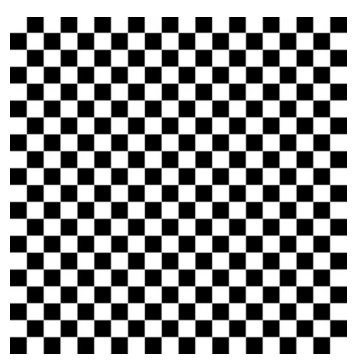
#> input picture Harris Corner Detector/Board.png, 356 x 364 px; the run also reads 1 picture not shown here
$ jupyter execute 'Harris Corner Detector.ipynb'   (older library calls are emulated)
#> lines starting #> are read from the running program, lines starting #| are printed output that depends on the picture; after the words box and inside, x2 and y2 are one past the last pixel; in counts of white or black regions, pixels touching at a corner belong together
## Background

Corners are features which are distinctive and reasonably invariant to viewpoint. In flat regions, regardless of the direction in which we move the window, the gradient magnitude and orientation of pixels do not change. This means there is no distinctive key point (pixel) in this region, as all pixels are the same.

In edge regions, moving the window along the edge does not cause any change in pixel gradients. However, shifting the window perpendicular to the edge (in the direction of the pixel gradient) does make a change, though it is not sufficiently strong.

Corners, unlike flat and edge regions, yield a significant change in gradient magnitude and orientation when the window is shifted in any direction. This occurs because the pixel RGB (or Intensity) values in the window change substantially when shifted. This behavior makes corners useful for good localization. Therefore, corners in the image are the local features that the detector is looking for.

The basic approach is this: corners are detected by running a small window over an image. The detector window is designed to compute intensity changes. We are interested in three scenarios:

1. **Flat regions**: Areas of zero or small intensity changes in all directions (e.g., a constant region).
2. **Edges**: Areas of changes in one direction but small or no changes in the orthogonal direction (e.g., along a boundary).
3. **Corners**: Areas of significant changes in all directions (e.g., when the window contains a corner or isolated points).

[cell 1]
import numpy as np
import matplotlib.pyplot as plt
import matplotlib.patches as patches
from matplotlib.patheffects import withStroke

def create_flat_region(size=100):
    """Creates a flat (constant intensity) image."""
    return np.full((size, size), 128, dtype=np.uint8)

def create_edge_region(size=100, edge_position=50, orientation='horizontal'):
    """
    Creates an image with a single edge.
    orientation: 'horizontal' or 'vertical'
    """
    img = np.full((size, size), 128, dtype=np.uint8)
    if orientation == 'horizontal':
        img[edge_position:, :] = 200  # Bright on one side
    else:
        img[:, edge_position:] = 200
    return img

def create_corner_region(size=100, corner_position=(50, 50)):
    """Creates an image with a single corner."""
    img = np.full((size, size), 128, dtype=np.uint8)
    img[corner_position[0]:, corner_position[1]:] = 200
    return img

def draw_arrows(ax, center, directions, changes):
    """
    Draws arrows on the given axes centered at 'center'.
    directions: list of tuples indicating arrow directions (dx, dy)
    changes: list indicating if movement in that direction causes intensity change
    """
#> called with center = (50, 50)
    cx, cy = center
    for (dx, dy), change in zip(directions, changes):
        color = 'green' if change else 'red'
        label = 'Change' if change else 'No Change'
        # Add path effects for better visibility
        arrow = patches.FancyArrow(
            cx, cy, dx, dy,
            width=1, length_includes_head=True,
            color=color, alpha=0.7
        )
        ax.add_patch(arrow)
        ax.text(
            cx + dx*2, cy + dy*2, label,
            color=color, fontsize=8, ha='center', va='center',
            path_effects=[withStroke(linewidth=1, foreground="white")]
        )

def visualize_regions():
    # Define kernel properties
    kernel_size = 20
    kernel_half = kernel_size // 2

    # Define movement directions (up, down, left, right, diagonals)
    directions = [
        (0, -10),   # Up (negative y for upward direction)
        (0, 10),    # Down
        (-10, 0),   # Left
        (10, 0),    # Right
        (-7, -7),   # Up-Left
        (7, -7),    # Up-Right
        (-7, 7),    # Down-Left
        (7, 7)      # Down-Right
    ]

    # Create figures for Flat, Edge, Corner
    fig, axs = plt.subplots(1, 3, figsize=(18, 6))

    # 1. Flat Region
    flat_img = create_flat_region()
    ax = axs[0]
    ax.imshow(flat_img, cmap='gray')
    ax.set_title('Flat Region')
    ax.axis('off')

    # Calculate kernel center
    cx_flat, cy_flat = flat_img.shape[1]//2, flat_img.shape[0]//2

    # Draw kernel rectangle at center
    rect = patches.Rectangle(
        (cx_flat - kernel_half, cy_flat - kernel_half),
        kernel_size, kernel_size, linewidth=2, edgecolor='yellow', facecolor='none'
    )
    ax.add_patch(rect)

    # In Flat region, moving in any direction causes no change
    changes_flat = [False] * len(directions)
    draw_arrows(ax, (cx_flat, cy_flat), directions, changes_flat)

    # 2. Edge Region (Horizontal)
    edge_img = create_edge_region(orientation='horizontal')
    ax = axs[1]
    ax.imshow(edge_img, cmap='gray')
    ax.set_title('Edge Region (Horizontal)')
    ax.axis('off')

    # Calculate kernel center
    cx_edge, cy_edge = edge_img.shape[1]//2, edge_img.shape[0]//2

    # Draw kernel rectangle at edge
    rect = patches.Rectangle(
        (cx_edge - kernel_half, cy_edge - kernel_half),
        kernel_size, kernel_size, linewidth=2, edgecolor='yellow', facecolor='none'
    )
    ax.add_patch(rect)

    # In Horizontal edge, moving up/down changes intensity, left/right does not
    changes_edge = [
        True,   # Up
        True,   # Down
        False,  # Left
        False,  # Right
        False,  # Up-Left
        False,  # Up-Right
        False,  # Down-Left
        False   # Down-Right
    ]
    draw_arrows(ax, (cx_edge, cy_edge), directions, changes_edge)

    # 3. Corner Region
    corner_img = create_corner_region()
    ax = axs[2]
    ax.imshow(corner_img, cmap='gray')
    ax.set_title('Corner Region')
    ax.axis('off')

    # Calculate kernel center
    cx_corner, cy_corner = corner_img.shape[1]//2, corner_img.shape[0]//2

    # Draw kernel rectangle at corner
    rect = patches.Rectangle(
        (cx_corner - kernel_half, cy_corner - kernel_half),
        kernel_size, kernel_size, linewidth=2, edgecolor='yellow', facecolor='none'
    )
    ax.add_patch(rect)

    # In Corner region, moving in any direction changes intensity
    changes_corner = [True] * len(directions)
    draw_arrows(ax, (cx_corner, cy_corner), directions, changes_corner)

    plt.tight_layout()
    plt.show()
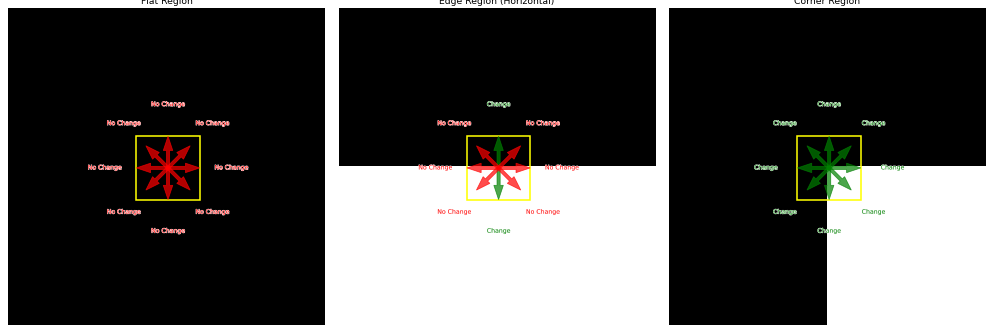
#> figure drawn by matplotlib, 3 panels

if __name__ == "__main__":
    visualize_regions()

## Mathematical Analysis of Harris Corner Detection

Let's first dive into the mathematical formulation of the Harris Corner Detector.

### Patch Shifting and Intensity Changes

Consider a patch of size $w \times h$ centered at pixel $(s, t)$ in an image. Shifting this patch by $(x, y)$ results in a new patch located at $(s + x, t + y)$. The intensity values of the original and shifted patches can be denoted as $I(s, t)$ and $I(s + x, t + y)$, respectively.

The **weighted sum of squared differences** (SSD) between the original and shifted patches is given by:

$$
F(x, y) = \sum_{s} \sum_{t} w(s, t) \left[ I(s + x, t + y) - I(s, t) \right]^2
$$

where $w(s, t)$ is a weighting function that assigns weight to each pixel within the patch.

### Taylor Series Expansion

To approximate the intensity of the shifted patch, we employ the **Taylor series expansion** around the point $(s, t)$:

$$
I(s + x, t + y) \approx I(s, t) + x \cdot I_x(s, t) + y \cdot I_y(s, t)
$$

where:
- $I_x(s, t) = \frac{\partial I}{\partial x} \bigg|_{(s, t)}$
- $I_y(s, t) = \frac{\partial I}{\partial y} \bigg|_{(s, t)}$

### Expanding the SSD

Substituting the Taylor expansion into equation above:

$$
F(x, y) = \sum_{s} \sum_{t} w(s, t) \left[ x \cdot I_x(s, t) + y \cdot I_y(s, t) \right]^2
$$

This equation can be expressed in matrix form as:

$$
F(x, y)
=
\begin{bmatrix}
x & y
\end{bmatrix}
M
\begin{bmatrix}
x \\
y
\end{bmatrix}
$$

Here, $M$ is the **gradient covariance matrix** defined as:

$$
M = \sum_{s} \sum_{t} w(s, t)
\begin{bmatrix}
I_x^2 & I_x I_y \\
I_x I_y & I_y^2
\end{bmatrix}
$$

### Weighting Function $w(s, t)$

The weighting function $w(s, t)$ generally adopts one of the following forms:

1. **Box Filter:** Preferred when computational speed is paramount and the noise level is low.

   $$
   w(s, t) =
   \begin{cases}
   1 & \text{if } (s, t) \text{ is inside the patch} \\
   0 & \text{otherwise}
   \end{cases}
   $$

2. **Gaussian Filter:** Employed when data smoothing is essential, providing better noise resistance.

   $$
   w(s, t) = e^{-\frac{s^2 + t^2}{2\sigma^2}}
   $$

### Eigenvalue Analysis

The matrix $M$, often referred to as the **Harris matrix**, is symmetric and can be analyzed using its eigenvalues and eigenvectors. The eigenvectors of the real and symmetric matrix, M point in the direction of maximum data spread with the eigenvalues being proportional to the data spread. This can be represented using eclipse, enclosing the data and eigenvalues representing the major and minor axes. By analyzing the eigenvalues of $M$, we can distinguish between flat regions, edges, and corners:

1. **Flat Regions:** Minimal intensity changes; the patch is nearly constant ($\lambda_1 \approx \lambda_2 \approx 0$)
2. **Edges:** Significant intensity changes in one direction; the patch contains an edge ($\lambda_1$ is large, $\lambda_2$ is small (or vice versa))
3. **Corners:** Significant intensity changes in all directions; the patch contains a corner (Both $\lambda_1$ and $\lambda_2$ are large)

### Corner Response Function

Instead of computing eigenvalues, which are computationally expensive, the HS detector uses a **corner response function** $R$ defined as:

$$
R = \det(M) - k \cdot (\text{trace}(M))^2
$$

where:
- $\det(M) = \lambda_1 \lambda_2$ is the determinant of $M$.
- $\text{trace}(M) = \lambda_1 + \lambda_2$ is the trace of $M$.
- $k$ is an empirical constant, typically in the range $0 < k < 0.25$.

**Interpretation of $R$:**
- **Corners:** $R$ is large and positive, as both $\lambda_1$ and $\lambda_2$ are large.
- **Edges:** $R$ is negative, with one large and one small eigenvalue.
- **Flat Regions:** $R$ is near zero, with both eigenvalues being small.

The constant $k$ acts as a **sensitivity factor**. A smaller $k$ makes the detector more likely to identify corners, while a larger $k$ increases the threshold for corner detection.

[cell 2]
import numpy as np
import matplotlib.pyplot as plt

# Function to create ellipses based on the eigenvalues
def plot_ellipse(ax, lambda_x, lambda_y, title):
    t = np.linspace(0, 2*np.pi, 100)
    x = lambda_x * np.cos(t)
    y = lambda_y * np.sin(t)

    # Plot the ellipse
    ax.plot(x, y, 'k--')  # Dashed ellipse

    # Simulate the scatter points inside the ellipse
    scatter_x = np.random.normal(0, lambda_x / 5, 1000)
    scatter_y = np.random.normal(0, lambda_y / 5, 1000)
    ax.scatter(scatter_x, scatter_y, s=2, color='steelblue', alpha=0.6)

    # Set limits
    ax.set_xlim([-1, 1])
    ax.set_ylim([-1, 1])

    # Draw arrows for axes through the origin with labels
    ax.annotate('', xy=(1, 0), xytext=(-1, 0),
                arrowprops=dict(facecolor='black', shrink=0, width=1, headwidth=8))
    ax.annotate('', xy=(0, 1), xytext=(0, -1),
                arrowprops=dict(facecolor='black', shrink=0, width=1, headwidth=8))

    # Labels for the arrows
    ax.text(1.05, 0, r'$I_x$', fontsize=12, ha='center', va='center')
    ax.text(0.1, 0.9, r'$I_y$', fontsize=12, ha='center', va='center')

    ax.set_title(title)

# Plot setup
fig, axs = plt.subplots(1, 3, figsize=(12, 4))

# Flat
plot_ellipse(axs[0], 0.2, 0.2, 'Flat')
axs[0].text(-0.95, -0.85, r'$\lambda_x$: small' + '\n' + r'$\lambda_y$: small', fontsize=9)
axs[0].axis('off')

# Straight Edge
plot_ellipse(axs[1], 0.8, 0.2, 'Straight Edge')
axs[1].text(-0.95, -0.85, r'$\lambda_x$: large' + '\n' + r'$\lambda_y$: small', fontsize=9)
axs[1].axis('off')

# Corner
plot_ellipse(axs[2], 0.8, 0.8, 'Corner')
axs[2].text(-0.95, -0.85, r'$\lambda_x$: large' + '\n' + r'$\lambda_y$: large', fontsize=9)
axs[2].axis('off')

plt.tight_layout()
plt.show()
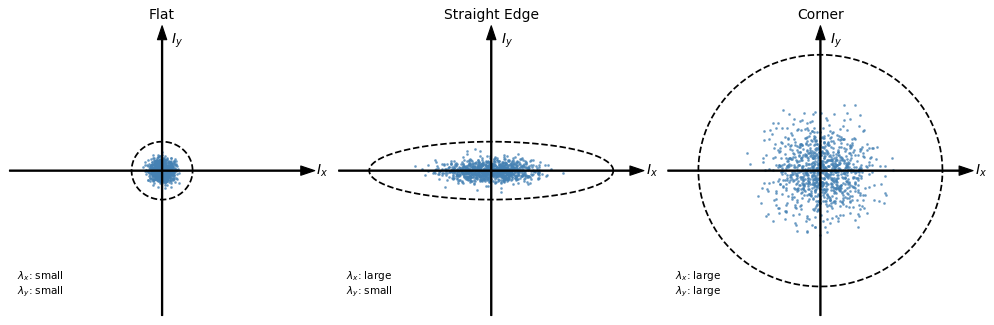
#> figure drawn by matplotlib, 3 panels

[cell 3]
import numpy as np
import matplotlib.pyplot as plt
import cv2

[cell 4]
# Load the image in grayscale
def load_image(image_path):
#> called with image_path = 'Board.png'
    image = cv2.imread(image_path, cv2.IMREAD_GRAYSCALE)
#> image is the input picture: shape (364, 356); min 0, max 255, mean 145.4
    image = cv2.normalize(image, None, 0, 255, cv2.NORM_MINMAX).astype(np.uint8)
    return image

[cell 5]
# Step 1 : Compute Image Derivatives, Ix and Iy
def compute_image_gradients(image):
    # Compute the gradients in x and y direction
    Ix = cv2.Sobel(image, cv2.CV_64F, 1, 0, ksize=3)
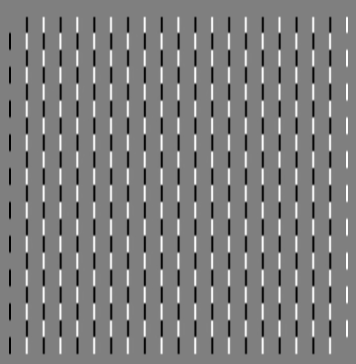
#> Ix: shape (364, 356) float64; min -1020, max 1020, mean 0; drawn with min black and max white
    Iy = cv2.Sobel(image, cv2.CV_64F, 0, 1, ksize=3)
    return Ix, Iy

[cell 6]
# Step 2: Computing Ix^2, Iy^2, IxIy
def compute_squared_gradients(Ix, Iy):
    Ix2 = Ix**2
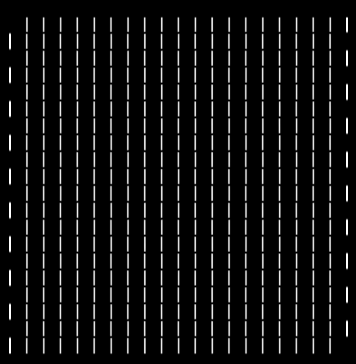
#> Ix2: shape (364, 356) float64; min 0, max 1040400, mean 70264.5; drawn with min black and max white
    Iy2 = Iy**2
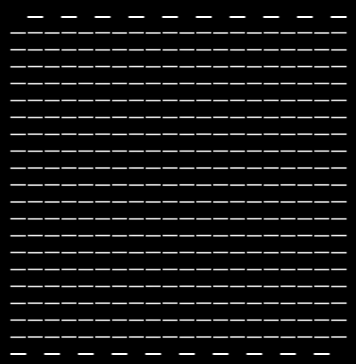
#> Iy2: shape (364, 356) float64; min 0, max 1040400, mean 70004.6; drawn with min black and max white
    IxIy = Ix * Iy
    return Ix2, Iy2, IxIy

[cell 7]
# Step 3: Applying Gaussian filter to the computed gradients to filter out sudden variations
def apply_gaussian_filter(image, kernel_size=5, sigma=1.0):
    return cv2.GaussianBlur(image, (kernel_size, kernel_size), sigma)

[cell 8]
# Step 4: Compute the Harris Matrix
def compute_harris_matrix(Sxx, Syy, Sxy):
    M = np.zeros((2, 2))
    M[0, 0] = Sxx ; M[0, 1] = Sxy
    M[1, 0] = Sxy ; M[1, 1] = Syy
    return M

[cell 9]
# Step 5: Compute the Harris Response
def compute_harris_response(M, k=0.05):
    det_M = np.linalg.det(M)
    trace_M = np.trace(M)
    R = det_M - k * (trace_M**2)
    return R

[cell 10]
# Step 6: Compute the Harris Response for each pixel, given Sxx, Syy, Sxy
def harris_response_matrix(Sxx,Syy,Sxy,k = 0.05):
    R = np.zeros(Sxx.shape)
    for i in range(Sxx.shape[0]):
        for j in range(Sxx.shape[1]):
            M = compute_harris_matrix(Sxx[i,j],Syy[i,j],Sxy[i,j])
            R[i,j] = compute_harris_response(M,k)
    return R

[cell 11]
# Step 7: Thresholding the response
def threshold_response(R, threshold_ratio = 0.01):
    corners = np.zeros_like(R)
    corners[R > threshold_ratio * R.max()] = 1
    return corners

After thresholding the corner response function, non-maximum suppression is applied to retain only the local maxima. This process ensures that only the strongest corners are detected. As mentioned in the paper, a corner region pixel (ie. one with a positive response) is selected as a nominated corner pixel if its response is an 8 way local maximum within a m x m window.

[cell 12]
# Step 7: Non-maximum suppression
def non_max_suppression(R, corners, window_size=3):
    final_corners = []
    offset = window_size // 2
    for i in range(offset, R.shape[0] - offset):
        for j in range(offset, R.shape[1] - offset):
            if corners[i, j]:
                window = R[i - offset:i + offset + 1, j - offset:j + offset + 1]
                if R[i, j] == np.max(window):
                    final_corners.append((j, i))
    return final_corners

[cell 13]
# Draw the corners on the image
def draw_corners(image, corners, color=(0, 0, 255), marker_size=1):
    # Convert grayscale to BGR for colored markers
    img_with_corners = cv2.cvtColor(image, cv2.COLOR_GRAY2BGR)
    for corner in corners:
        cv2.circle(img_with_corners, corner, marker_size, color, 1)
    return img_with_corners

[cell 14]
def Harris_Corner_Detection(image_path, threshold=0.0001, k=0.1, window_size=3,
                            gaussian_kernel_size=5, sigma=1.0):

    plt.figure(figsize=(20, 20))
    step = 1

    # Step 0: Load Image
    image = load_image(image_path)
    plt.subplot(4, 3, step)
    plt.imshow(image, cmap='gray')
    plt.title('Original Grayscale Image')
    plt.axis('off')
    step += 1

    # Step 1: Compute Image Gradients
    Ix, Iy = compute_image_gradients(image)
    # Normalize gradients for visualization
    Ix_display = cv2.normalize(Ix, None, 0, 255, cv2.NORM_MINMAX).astype(np.uint8)
    Iy_display = cv2.normalize(Iy, None, 0, 255, cv2.NORM_MINMAX).astype(np.uint8)

    plt.subplot(4, 3, step)
    plt.imshow(Ix_display, cmap='gray')
    plt.title('Gradient in X (Ix)')
    plt.axis('off')
    step += 1

    plt.subplot(4, 3, step)
    plt.imshow(Iy_display, cmap='gray')
    plt.title('Gradient in Y (Iy)')
    plt.axis('off')
    step += 1

    # Step 2: Compute Squared Gradients
    Ix2, Iy2, IxIy = compute_squared_gradients(Ix, Iy)
    # Normalize for visualization
    Ix2_display = cv2.normalize(Ix2, None, 0, 255, cv2.NORM_MINMAX).astype(np.uint8)
    Iy2_display = cv2.normalize(Iy2, None, 0, 255, cv2.NORM_MINMAX).astype(np.uint8)
    IxIy_display = cv2.normalize(IxIy, None, 0, 255, cv2.NORM_MINMAX).astype(np.uint8)

    plt.subplot(4, 3, step)
    plt.imshow(Ix2_display, cmap='gray')
    plt.title('Squared Gradient Ix²')
    plt.axis('off')
    step += 1

    plt.subplot(4, 3, step)
    plt.imshow(Iy2_display, cmap='gray')
    plt.title('Squared Gradient Iy²')
    plt.axis('off')
    step += 1

    plt.subplot(4, 3, step)
    plt.imshow(IxIy_display, cmap='gray')
    plt.title('Product Gradient IxIy')
    plt.axis('off')
    step += 1

    # Step 3: Apply Gaussian Filter
    Sxx = apply_gaussian_filter(Ix2, gaussian_kernel_size, sigma)
    Syy = apply_gaussian_filter(Iy2, gaussian_kernel_size, sigma)
    Sxy = apply_gaussian_filter(IxIy, gaussian_kernel_size, sigma)
#> call 3 of apply_gaussian_filter, with kernel_size = 5, sigma = 1
#> in apply_gaussian_filter (call 3), `return cv2.GaussianBlur(image, (kernel_size, kernel_size), sigma)`:
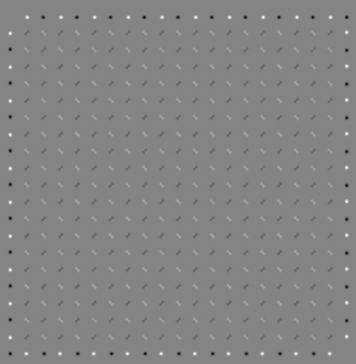
#> returned value: shape (364, 356) float64; min -137104, max 127576.1, mean 46.4; drawn with min black and max white

    # Normalize for visualization
    Sxx_display = cv2.normalize(Sxx, None, 0, 255, cv2.NORM_MINMAX).astype(np.uint8)
    Syy_display = cv2.normalize(Syy, None, 0, 255, cv2.NORM_MINMAX).astype(np.uint8)
    Sxy_display = cv2.normalize(Sxy, None, 0, 255, cv2.NORM_MINMAX).astype(np.uint8)

    plt.subplot(4, 3, step)
    plt.imshow(Sxx_display, cmap='gray')
    plt.title('Smoothed Sxx')
    plt.axis('off')
    step += 1

    plt.subplot(4, 3, step)
    plt.imshow(Syy_display, cmap='gray')
    plt.title('Smoothed Syy')
    plt.axis('off')
    step += 1

    plt.subplot(4, 3, step)
    plt.imshow(Sxy_display, cmap='gray')
    plt.title('Smoothed Sxy')
    plt.axis('off')
    step += 1

    # Step 4: Compute Harris Response
    R = harris_response_matrix(Sxx, Syy, Sxy, k)
#> after the loop in harris_response_matrix, `for i in range(Sxx.shape[0]):`:
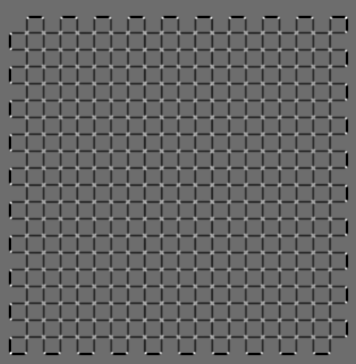
#> R: shape (364, 356) float64; min -4.53e+10, max 6.06e+10, mean -3.37e+09; drawn with min black and max white
    # Normalize R for visualization
    R_display = cv2.normalize(R, None, 0, 255, cv2.NORM_MINMAX).astype(np.uint8)

    plt.subplot(4, 3, step)
    plt.imshow(R_display, cmap='jet')
    plt.title('Harris Response R')
    plt.axis('off')
    step += 1

    # Step 5: Thresholding
    corners_binary = threshold_response(R, threshold)
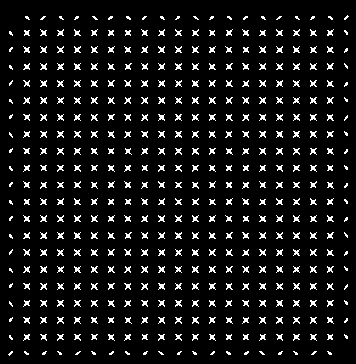
#> corners_binary: shape (364, 356) float64; values 0 (black) and 1 (white), 8.3% white in thin lines or dots, all inside (x1, y1, x2, y2) = (8, 15, 349, 356)

    plt.subplot(4, 3, step)
    plt.imshow(corners_binary, cmap='gray')
    plt.title('Thresholded Corners (Binary)')
    plt.axis('off')
    step += 1

    # Step 6: Non-Maximum Suppression
    corners = non_max_suppression(R, corners_binary, window_size)

    # Step 7: Draw Corners on Image
    img_with_corners = draw_corners(image, corners)
#> the loop in draw_corners, `for corner in corners:` made 546 passes
#> corner on passes 1 to 3: (27, 17), (61, 17), (76, 17)
#> after the loop in draw_corners, `for corner in corners:`:
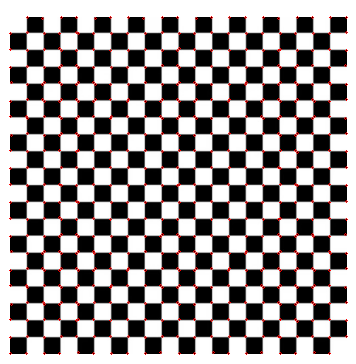
#> img_with_corners: shape (364, 356, 3); 1.69% of pixels changed, all inside (x1, y1, x2, y2) = (9, 16, 348, 355)

    plt.subplot(4, 3, step)
    plt.imshow(cv2.cvtColor(img_with_corners, cv2.COLOR_BGR2RGB))
    plt.title('Detected Corners')
    plt.axis('off')
    step += 1

    total_subplots = 4 * 3  # 4 rows x 3 columns = 12 subplots
    while step <= total_subplots:
        plt.subplot(4, 3, step)
        plt.axis('off')
        step += 1

    plt.tight_layout()
    plt.show()
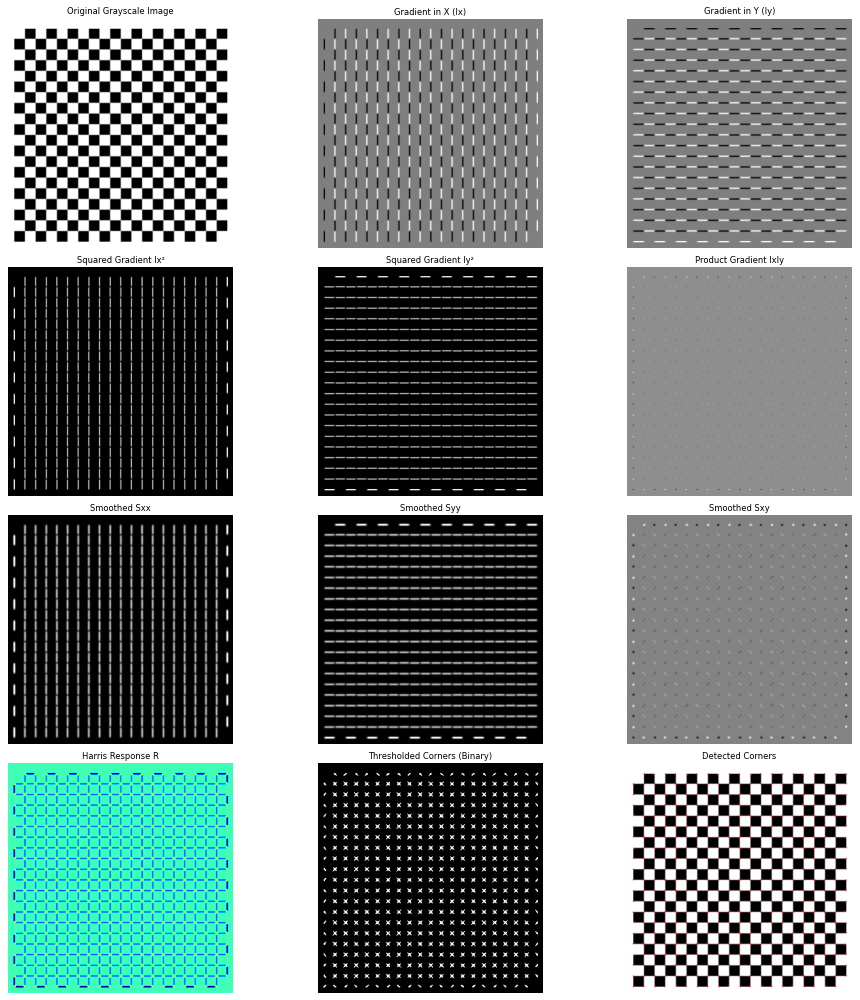
#> figure drawn by matplotlib, 12 panels

    return img_with_corners

[cell 15]
# Using OpenCV's Harris Corner Detection
def harris_corner_detection_opencv(image_path, block_size=3, ksize=3, k=0.1, threshold=0.0001):
    # Load the image
    image = load_image(image_path)
#> (the rest of the program and of its run is left out)
